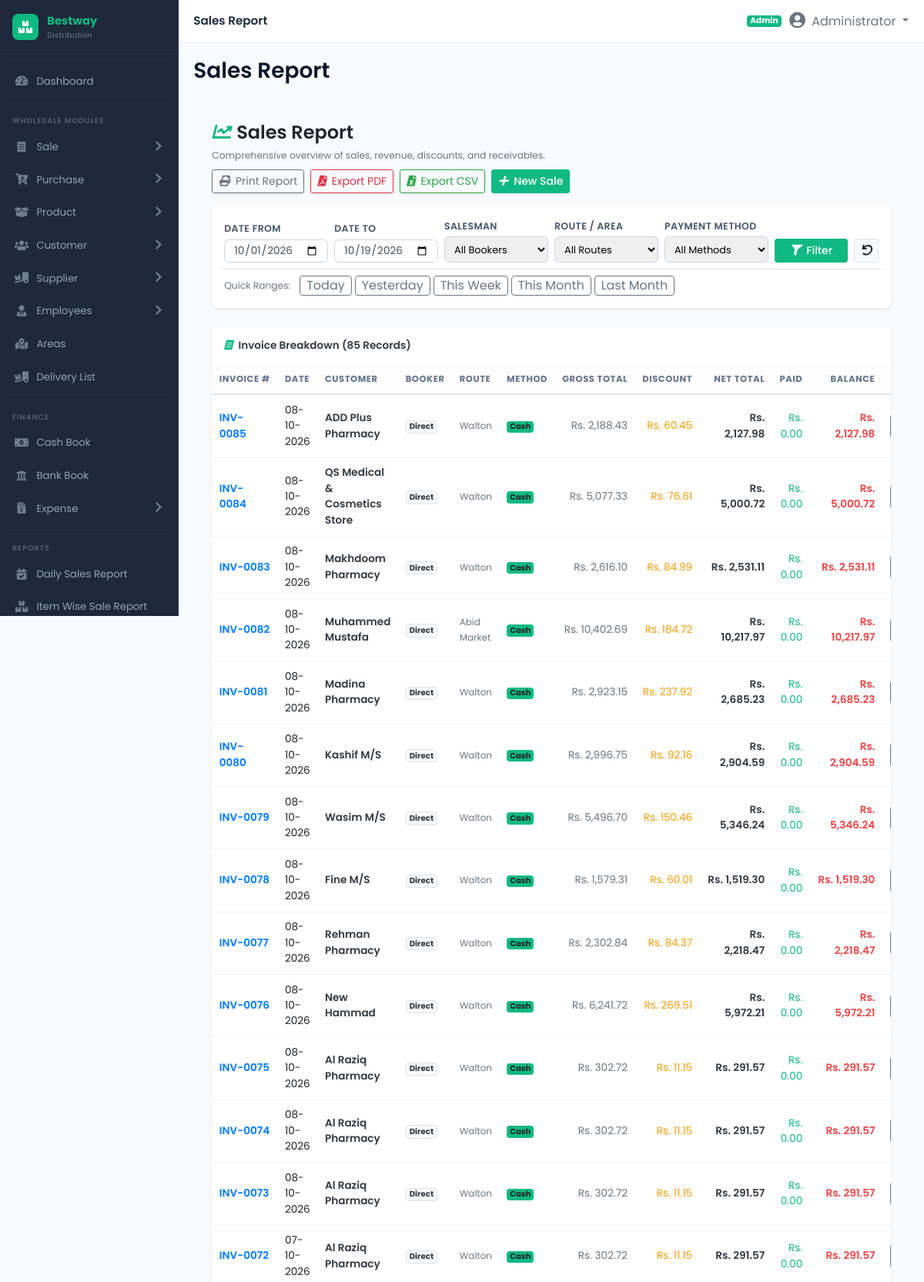
The page /modules/reports/daily_sale_report.php (signed in, upper part) on the database its author committed.
### tables this page shows
CREATE TABLE IF NOT EXISTS `sales_invoices` (
  `id` INT AUTO_INCREMENT PRIMARY KEY,
  `invoice_no` VARCHAR(50) NOT NULL UNIQUE,
  `customer_name` VARCHAR(150) NOT NULL,
  `customer_id` INT NULL,
  `invoice_date` DATE NOT NULL,
  `payment_terms` VARCHAR(50) DEFAULT 'Credit 30 Days',
  `payment_method` VARCHAR(50) DEFAULT 'Cash',
  `cash_account_id` INT DEFAULT NULL,
  `bank_account_id` INT DEFAULT NULL,
  `subtotal` DECIMAL(14,2) NOT NULL DEFAULT 0.00,
  `discount_amount` DECIMAL(14,2) DEFAULT 0.00,
  `discount_percent` DECIMAL(5,2) DEFAULT 0.00,
  `tax_amount` DECIMAL(12,2) DEFAULT 0.00,
  `shipping_cost` DECIMAL(10,2) DEFAULT 0.00,
  `adjustment` DECIMAL(10,2) DEFAULT 0.00,
  `round_off` DECIMAL(10,2) DEFAULT 0.00,
  `grand_total` DECIMAL(14,2) NOT NULL DEFAULT 0.00,
  `previous_balance` DECIMAL(14,2) DEFAULT 0.00,
  `net_payable` DECIMAL(14,2) DEFAULT 0.00,
  `paid_amount` DECIMAL(14,2) DEFAULT 0.00,
  `balance_due` DECIMAL(14,2) DEFAULT 0.00,
  `booker_id` INT DEFAULT NULL,
  `booker_name` VARCHAR(150) DEFAULT NULL,
  `route_id` INT DEFAULT NULL,
  `route_name` VARCHAR(150) DEFAULT NULL,
  `notes` TEXT DEFAULT NULL,
  `created_by` INT DEFAULT NULL,
  INDEX (`invoice_no`),
  INDEX (`invoice_date`),
  INDEX (`customer_name`),
  INDEX (`booker_id`),
  INDEX (`route_id`)
);

### modules/reports/daily_sale_report.php (called while the page is built)
<?php
require_once __DIR__ . '/sale_report.php';

### modules/reports/sale_report.php (the view, shortened to what this page needs)
<?php
require_once __DIR__ . '/../../includes/header.php';
$start_date = isset($_GET['start_date']) ? trim($_GET['start_date']) : date('Y-m-01');
$end_date = isset($_GET['end_date']) ? trim($_GET['end_date']) : date('Y-m-d');
$where_clauses = ["1=1"];
$params = [];
$types = "";
if (!empty($start_date)) {
    $where_clauses[] = "si.invoice_date >= ?";
    $params[] = $start_date;
    $types .= "s";
}
if (!empty($end_date)) {
    $where_clauses[] = "si.invoice_date <= ?";
    $params[] = $end_date;
    $types .= "s";
}
$where_sql = implode(" AND ", $where_clauses);
$list_sql = "SELECT
    si.id, si.invoice_no, si.customer_name, si.invoice_date, si.payment_method,
    si.subtotal, si.discount_amount, si.grand_total, si.paid_amount, si.balance_due,
    si.booker_name, si.route_name
FROM sales_invoices si
WHERE {$where_sql}
ORDER BY si.invoice_date DESC, si.id DESC";
$stmt_list = $conn->prepare($list_sql);
if (!empty($params)) {
    $stmt_list->bind_param($types, ...$params);
}
$stmt_list->execute();
$invoices = $stmt_list->get_result();
?>
<div class="content-wrapper p-3 p-md-4">
<?php
$report_filename    = "sales_report_" . date('Ymd');
?>
    <div class="d-flex flex-wrap justify-content-between align-items-center mb-3 gap-2 d-print-none">
        <div>
            <h4 class="fw-bold mb-1"><i class="fa-solid fa-chart-line text-primary me-2"></i>Sales Report</h4>
            <span class="text-muted small">Comprehensive overview of sales, revenue, discounts, and receivables.</span>
        </div>
        <div class="d-flex gap-2">
            <button onclick="window.print()" class="btn btn-outline-secondary btn-sm shadow-sm">
                <i class="fa-solid fa-print me-1"></i> Print Report
            </button>
            <button onclick="exportReportToPDF('#printableReportArea', '<?php echo $report_filename; ?>', 'landscape')" class="btn btn-outline-danger btn-sm shadow-sm">
                <i class="fa-solid fa-file-pdf me-1"></i> Export PDF
            </button>
            <button onclick="exportTableToCSV('sales_report_<?php echo date('Ymd'); ?>.csv')" class="btn btn-outline-success btn-sm shadow-sm">
                <i class="fa-solid fa-file-excel me-1"></i> Export CSV
            </button>
            <a href="<?php echo BASE_URL; ?>modules/sale/new_sale.php" class="btn btn-primary btn-sm shadow-sm">
                <i class="fa-solid fa-plus me-1"></i> New Sale
            </a>
        </div>
    </div>
    <div id="printableReportArea">
    <div class="card border-0 shadow-sm mb-4 d-print-none">
        <div class="card-body p-3">
            <form method="GET" class="row g-2 align-items-end" id="filterForm">
                <div class="col-md-2 col-sm-6">
                    <label class="form-label small fw-semibold mb-1">Date From</label>
                    <input type="date" name="start_date" class="form-control form-control-sm" value="<?php echo htmlspecialchars($start_date); ?>">
                </div>
                <div class="col-md-2 col-sm-6">
                    <label class="form-label small fw-semibold mb-1">Date To</label>
                    <input type="date" name="end_date" class="form-control form-control-sm" value="<?php echo htmlspecialchars($end_date); ?>">
                </div>
                <div class="col-md-2 col-sm-6">
                    <label class="form-label small fw-semibold mb-1">Salesman</label>
                    <select name="booker_id" class="form-select form-select-sm">
                        <option value="">All Bookers</option>
                    </select>
                </div>
                <div class="col-md-2 col-sm-6">
                    <label class="form-label small fw-semibold mb-1">Route / Area</label>
                    <select name="route_id" class="form-select form-select-sm">
                        <option value="">All Routes</option>
                    </select>
                </div>
                <div class="col-md-2 col-sm-6">
                    <label class="form-label small fw-semibold mb-1">Payment Method</label>
                    <select name="payment_method" class="form-select form-select-sm">
                        <option value="">All Methods</option>
                    </select>
                </div>
                <div class="col-md-2 col-sm-6 d-flex gap-2">
                    <button type="submit" class="btn btn-primary btn-sm flex-fill">
                        <i class="fa-solid fa-filter me-1"></i> Filter
                    </button>
                    <a href="sale_report.php" class="btn btn-light btn-sm border" title="Reset Filters">
                        <i class="fa-solid fa-undo"></i>
                    </a>
                </div>
                <div class="col-12 mt-2 pt-2 border-top d-flex gap-1 flex-wrap">
                    <span class="small text-muted me-2 align-self-center">Quick Ranges:</span>
                    <button type="button" class="btn btn-xs btn-outline-secondary py-0 px-2" onclick="setRange('today')">Today</button>
                    <button type="button" class="btn btn-xs btn-outline-secondary py-0 px-2" onclick="setRange('yesterday')">Yesterday</button>
                    <button type="button" class="btn btn-xs btn-outline-secondary py-0 px-2" onclick="setRange('this_week')">This Week</button>
                    <button type="button" class="btn btn-xs btn-outline-secondary py-0 px-2" onclick="setRange('this_month')">This Month</button>
                    <button type="button" class="btn btn-xs btn-outline-secondary py-0 px-2" onclick="setRange('last_month')">Last Month</button>
                </div>
            </form>
        </div>
    </div>
    <div class="card border-0 shadow-sm">
        <div class="card-header bg-white py-3 border-0 d-flex justify-content-between align-items-center">
            <h6 class="fw-bold mb-0 text-dark">
                <i class="fa-solid fa-receipt text-primary me-2"></i>Invoice Breakdown (<?php echo $invoices->num_rows; ?> Records)
            </h6>
        </div>
        <div class="table-responsive">
            <table class="table table-hover align-middle mb-0" id="salesTable">
                <thead class="table-light">
                    <tr class="text-muted small text-uppercase">
                        <th>Invoice #</th>
                        <th>Date</th>
                        <th>Customer</th>
                        <th>Booker</th>
                        <th>Route</th>
                        <th>Method</th>
                        <th class="text-end">Gross Total</th>
                        <th class="text-end">Discount</th>
                        <th class="text-end">Net Total</th>
                        <th class="text-end">Paid</th>
                        <th class="text-end">Balance</th>
                        <th class="text-center d-print-none">Action</th>
                    </tr>
                </thead>
                <tbody>
                    <?php if ($invoices->num_rows > 0): ?>
                        <?php while ($row = $invoices->fetch_assoc()): ?>
                            <tr>
                                <td class="fw-bold text-primary">
                                    <a href="<?php echo BASE_URL; ?>modules/sale/view_sale.php?id=<?php echo $row['id']; ?>" class="text-decoration-none">
                                        <?php echo htmlspecialchars($row['invoice_no'] ?: 'INV-'.$row['id']); ?>
                                    </a>
                                </td>
                                <td><?php echo date('d-m-Y', strtotime($row['invoice_date'])); ?></td>
                                <td class="fw-semibold text-dark"><?php echo htmlspecialchars($row['customer_name'] ?: 'Walk-in'); ?></td>
                                <td><span class="badge bg-light text-dark border"><?php echo htmlspecialchars($row['booker_name'] ?: 'Direct'); ?></span></td>
                                <td><small class="text-muted"><?php echo htmlspecialchars($row['route_name'] ?: '-'); ?></small></td>
                                <td>
                                    <?php
                                        $method = $row['payment_method'] ?: 'Cash';
                                        $badge_cls = ($method == 'Cash') ? 'bg-success' : (($method == 'Credit') ? 'bg-warning text-dark' : 'bg-info text-dark');
                                    ?>
                                    <span class="badge <?php echo $badge_cls; ?>"><?php echo htmlspecialchars($method); ?></span>
                                </td>
                                <td class="text-end text-muted">Rs. <?php echo number_format($row['subtotal'], 2); ?></td>
                                <td class="text-end text-warning">Rs. <?php echo number_format($row['discount_amount'], 2); ?></td>
                                <td class="text-end fw-bold text-dark">Rs. <?php echo number_format($row['grand_total'], 2); ?></td>
                                <td class="text-end text-success">Rs. <?php echo number_format($row['paid_amount'], 2); ?></td>
                                <td class="text-end fw-bold <?php echo ($row['balance_due'] > 0) ? 'text-danger' : 'text-muted'; ?>">
                                    Rs. <?php echo number_format($row['balance_due'], 2); ?>
                                </td>
                                <td class="text-center d-print-none">
                                </td>
                            </tr>
                        <?php endwhile; ?>
                    <?php endif; ?>
                </tbody>
            </table>
        </div>
    </div>
    </div>
</div>
<?php require_once __DIR__ . '/../../includes/footer.php'; ?>

### assets/css/style.css (style rules this page uses)
:root { --sidebar-bg: #1e293b; --sidebar-hover: #334155; --sidebar-active: #10b981; --sidebar-active-bg: rgba(16, 185, 129, 0.12); --sidebar-text: #94a3b8; --sidebar-text-hover: #ffffff; --sidebar-width: 232px; --primary: #10b981; --primary-dark: #059669; --secondary: #6366f1; --success: #10b981; --info: #0ea5e9; --warning: #f59e0b; --danger: #ef4444; --body-bg: #f8fafc; --card-bg: #ffffff; --card-shadow: 0 1px 2px rgba(0,0,0,0.05), 0 1px 3px rgba(0,0,0,0.08); --topbar-height: 56px; --sidebar-radius: 10px; }
* { margin: 0; padding: 0; box-sizing: border-box; }
body { font-family: 'Poppins', 'Inter', 'Segoe UI', system-ui, -apple-system, sans-serif; background: var(--body-bg); overflow-x: hidden; font-size: 14px; }
.card { border: 1px solid #e2e8f0; box-shadow: var(--card-shadow); border-radius: 0.5rem; background: var(--card-bg); }
.card-header { background: #fff; border-bottom: 1px solid #e2e8f0; padding: 0.75rem 1rem; font-weight: 600; border-radius: 0.5rem 0.5rem 0 0 !important; }
.card-header h6 { font-size: 0.85rem; margin: 0; }
.text-primary { color: var(--primary) !important; }
.text-success { color: var(--success) !important; }
.text-warning { color: var(--warning) !important; }
.text-danger { color: var(--danger) !important; }
.bg-success { background-color: var(--success) !important; }
.btn-primary { background: var(--primary); border-color: var(--primary); color: #fff; font-weight: 500; }
.table { margin-bottom: 0; }
.table th { font-size: 0.72rem; font-weight: 700; text-transform: uppercase; letter-spacing: 0.05em; color: #64748b; border-top: none; border-bottom: 2px solid #e2e8f0; white-space: nowrap; padding: 0.65rem 0.6rem; }
.table td { vertical-align: middle; font-size: 0.85rem; padding: 0.6rem 0.6rem; border-color: #f1f5f9; }
.table tbody tr { transition: background 0.15s; }
.form-label { font-weight: 600; font-size: 0.78rem; color: #475569; margin-bottom: 0.2rem; text-transform: uppercase; letter-spacing: 0.03em; }
.form-control, .form-select { border-radius: 0.4rem; border-color: #cbd5e1; font-size: 0.85rem; padding: 0.5rem 0.7rem; transition: border-color 0.2s, box-shadow 0.2s; }
select.form-control, select.form-select { height: auto; padding-top: 0.4rem; padding-bottom: 0.4rem; }
.text-end { text-align: right !important; }
.fw-bold { font-weight: 600 !important; }
.fw-semibold { font-weight: 600 !important; }
.me-1 { margin-right: 0.25rem !important; }
.me-2 { margin-right: 0.5rem !important; }
.gap-1 { gap: 0.25rem !important; }
.gap-2 { gap: 0.5rem !important; }
.form-select { display: block; width: 100%; }
.form-select-sm { padding: 0.2rem 0.5rem; font-size: 0.8rem; border-radius: 0.35rem; }
.fa-solid, .fa-regular { font-family: "Font Awesome 5 Free"; }
.fa-solid { font-weight: 900; }
.row.g-2 { margin-left: -0.25rem; margin-right: -0.25rem; }
.row.g-2 > .col, .row.g-2 > [class*="col-"] { padding-left: 0.25rem; padding-right: 0.25rem; }
.fa-solid { font-family: "Font Awesome 5 Free" !important; font-weight: 900 !important; }

### rows shown on the page
sales_invoices: invoice_no "INV-0085", invoice_date "08-10-2026", customer_name "ADD Plus Pharmacy", booker_name "Direct", route_name "Walton", payment_method "Cash", subtotal "2,188.43", discount_amount "60.45", grand_total "2,127.98", paid_amount "0.00", balance_due "2,127.98"
sales_invoices: invoice_no "INV-0084", invoice_date "08-10-2026", customer_name "QS Medical & Cosmetics Store", booker_name "Direct", route_name "Walton", payment_method "Cash", subtotal "5,077.33", discount_amount "76.61", grand_total "5,000.72", paid_amount "0.00", balance_due "5,000.72"
sales_invoices: invoice_no "INV-0083", invoice_date "08-10-2026", customer_name "Makhdoom Pharmacy", booker_name "Direct", route_name "Walton", payment_method "Cash", subtotal "2,616.10", discount_amount "84.99", grand_total "2,531.11", paid_amount "0.00", balance_due "2,531.11"
sales_invoices: invoice_no "INV-0082", invoice_date "08-10-2026", customer_name "Muhammed Mustafa", booker_name "Direct", route_name "Abid Market", payment_method "Cash", subtotal "10,402.69", discount_amount "184.72", grand_total "10,217.97", paid_amount "0.00", balance_due "10,217.97"
sales_invoices: invoice_no "INV-0081", invoice_date "08-10-2026", customer_name "Madina Pharmacy", booker_name "Direct", route_name "Walton", payment_method "Cash", subtotal "2,923.15", discount_amount "237.92", grand_total "2,685.23", paid_amount "0.00", balance_due "2,685.23"
sales_invoices: invoice_no "INV-0080", invoice_date "08-10-2026", customer_name "Kashif M/S", booker_name "Direct", route_name "Walton", payment_method "Cash", subtotal "2,996.75", discount_amount "92.16", grand_total "2,904.59", paid_amount "0.00", balance_due "2,904.59"
sales_invoices: invoice_no "INV-0079", invoice_date "08-10-2026", customer_name "Wasim M/S", booker_name "Direct", route_name "Walton", payment_method "Cash", subtotal "5,496.70", discount_amount "150.46", grand_total "5,346.24", paid_amount "0.00", balance_due "5,346.24"
sales_invoices: invoice_no "INV-0078", invoice_date "08-10-2026", customer_name "Fine M/S", booker_name "Direct", route_name "Walton", payment_method "Cash", subtotal "1,579.31", discount_amount "60.01", grand_total "1,519.30", paid_amount "0.00", balance_due "1,519.30"
sales_invoices: invoice_no "INV-0077", invoice_date "08-10-2026", customer_name "Rehman Pharmacy", booker_name "Direct", route_name "Walton", payment_method "Cash", subtotal "2,302.84", discount_amount "84.37", grand_total "2,218.47", paid_amount "0.00", balance_due "2,218.47"
sales_invoices: invoice_no "INV-0076", invoice_date "08-10-2026", customer_name "New Hammad", booker_name "Direct", route_name "Walton", payment_method "Cash", subtotal "6,241.72", discount_amount "269.51", grand_total "5,972.21", paid_amount "0.00", balance_due "5,972.21"
sales_invoices: invoice_no "INV-0075", invoice_date "08-10-2026", customer_name "Al Raziq Pharmacy", booker_name "Direct", route_name "Walton", payment_method "Cash", subtotal "302.72", discount_amount "11.15", grand_total "291.57", paid_amount "0.00", balance_due "291.57"
sales_invoices: invoice_no "INV-0074", invoice_date "08-10-2026", customer_name "Al Raziq Pharmacy", booker_name "Direct", route_name "Walton", payment_method "Cash", subtotal "302.72", discount_amount "11.15", grand_total "291.57", paid_amount "0.00", balance_due "291.57"
sales_invoices: invoice_no "INV-0073", invoice_date "08-10-2026", customer_name "Al Raziq Pharmacy", booker_name "Direct", route_name "Walton", payment_method "Cash", subtotal "302.72", discount_amount "11.15", grand_total "291.57", paid_amount "0.00", balance_due "291.57"
sales_invoices: invoice_no "INV-0072", invoice_date "07-10-2026", customer_name "Al Raziq Pharmacy", booker_name "Direct", route_name "Walton", payment_method "Cash", subtotal "302.72", discount_amount "11.15", grand_total "291.57", paid_amount "0.00", balance_due "291.57"

### other values the page prints
$page_title "Sales Report"
roleLabel($_SESSION['user_role'] ?? 'Admin') "Admin"
$_SESSION['user_fullname'] "Administrator"
$invoices->num_rows "85"
